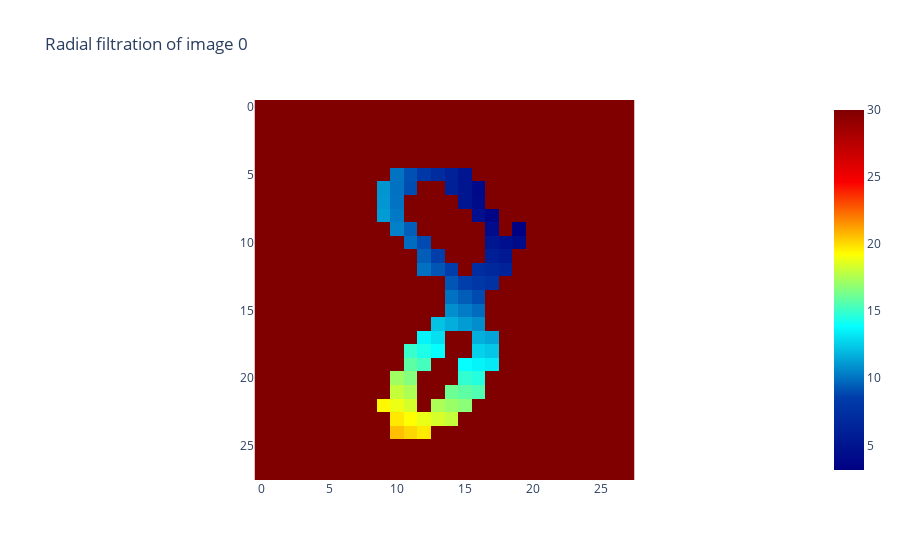

Source (notebook cell):
### Markdown cell above
#Binariza la imagen del dígito "8" utilizando un umbral de 0.4 y muestra la imagen binarizada. Binarizar una imagen puede simplificar su representación al convertir los valores de píxeles a solo dos valores posibles, lo que puede ser útil en ciertos tipos de análisis o procesamiento de imágenes.

### Code cell
from gtda.images import RadialFiltration

radial_filtration = RadialFiltration(center=np.array([20, 6]))
im8_filtration = radial_filtration.fit_transform(im8_binarized)

radial_filtration.plot(im8_filtration, colorscale="jet")

### Figure 1 — Plotly figure (JSON) as saved in the notebook; plotly's stock layout.template omitted (floating-point values rounded to 4 significant figures; data arrays with more than 128 entries replaced by an {"elided": "..."} marker saying what was removed)
{"data": [{"colorscale": [[0, "rgb(0,0,131)"], [0.2, "rgb(0,60,170)"], [0.4, "rgb(5,255,255)"], [0.6, "rgb(255,255,0)"], [0.8, "rgb(250,0,0)"], [1, "rgb(128,0,0)"]], "type": "heatmap", "z": {"elided": "28x28 float values"}}], "layout": {"plot_bgcolor": "white", "title": {"text": "Radial filtration of image 0"}, "xaxis": {"constrain": "domain", "scaleanchor": "y"}, "yaxis": {"autorange": "reversed", "constrain": "domain"}}}
